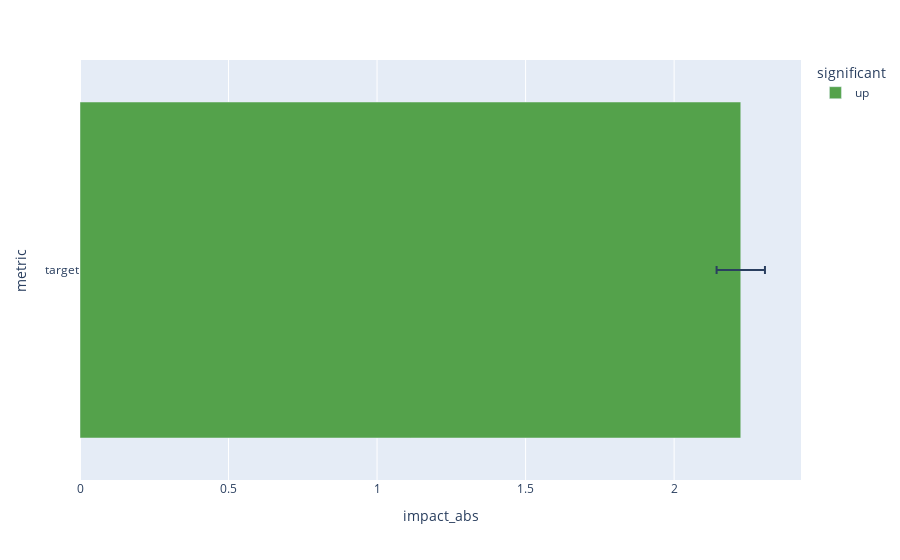

Here is the notebook cell this chart was saved with:
### Markdown cell above
### Biased

### Code cell
evaluator_wo_covar = LinearRegressionEvaluator().evaluate(data=data, unit_col="unit", metrics=["target"], treatment_col="treatment")
evaluator_wo_covar.summary_plot()

### Figure 1 — Plotly figure (JSON) as saved in the notebook; plotly's stock layout.template omitted (floating-point values rounded to 4 significant figures)
{"data": [{"alignmentgroup": "True", "error_x": {"array": [0.0814]}, "hovertemplate": "significant=up<br>impact_abs=%{x}<br>metric=%{y}<extra></extra>", "legendgroup": "up", "marker": {"color": "#54A24B", "pattern": {"shape": ""}}, "name": "up", "offsetgroup": "up", "orientation": "h", "showlegend": true, "textposition": "auto", "type": "bar", "x": [2.224], "xaxis": "x", "y": ["target"], "yaxis": "y"}], "layout": {"barmode": "relative", "legend": {"title": {"text": "significant"}, "tracegroupgap": 0}, "margin": {"t": 60}, "xaxis": {"anchor": "y", "domain": [0, 1], "title": {"text": "impact_abs"}}, "yaxis": {"anchor": "x", "domain": [0, 1], "title": {"text": "metric"}}}}
